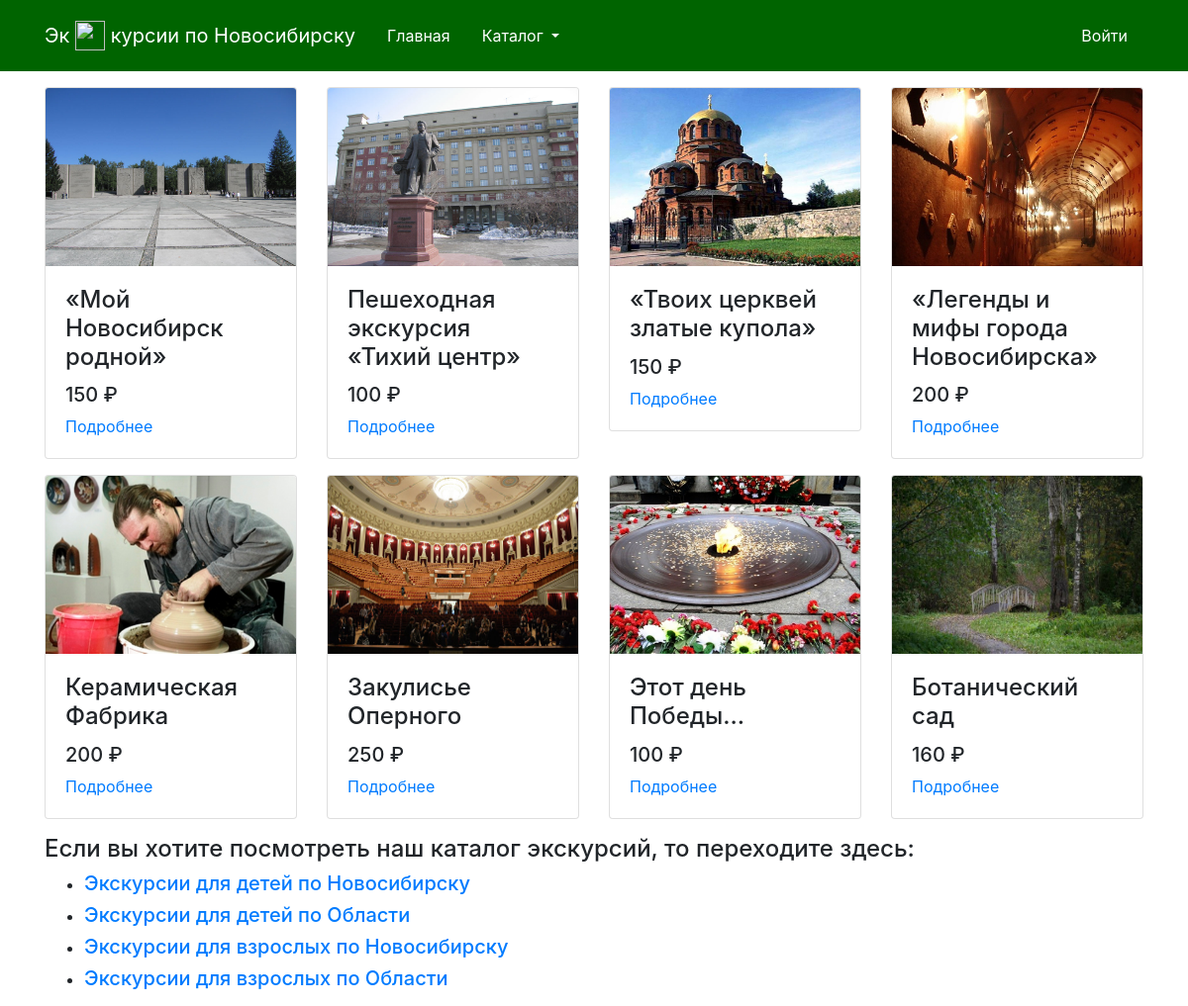
/category.php?id_category=3, run on the app's committed database.
### tables this page shows
CREATE TABLE IF NOT EXISTS `products` (
  `id` int(10) unsigned NOT NULL AUTO_INCREMENT,
  `name` varchar(255) NOT NULL,
  `slug` varchar(50) NOT NULL,
  `id_category` int(10) unsigned NOT NULL,
  `img` varchar(255) DEFAULT NULL,
  `description` text DEFAULT NULL,
  `price` int(11) DEFAULT NULL,
  PRIMARY KEY (`id`),
  KEY `FK_products_category` (`id_category`),
  CONSTRAINT `FK_products_category` FOREIGN KEY (`id_category`) REFERENCES `category` (`id`)
);

CREATE TABLE IF NOT EXISTS `category` (
  `id` int(10) unsigned NOT NULL AUTO_INCREMENT,
  `name` varchar(50) NOT NULL,
  `slug` varchar(50) NOT NULL,
  PRIMARY KEY (`id`)
);

### category.php (the view)
<?php
require_once "template/header.php";
$query = 'SELECT * FROM `products` WHERE id_category=' . $_GET['id_category'];
$result = mysqli_query($conn, $query);
$products = mysqli_fetch_all($result, MYSQLI_ASSOC);
?>
    <? $j = 1;
       $count = 0; ?>
    <? foreach ($products as $key => $product): ?>
        <? if ($j == 1) {
            echo "<div class=\"row mt-3 mb-3\">";
        } ?>
        <div class='col-3'>
            <div class='card'>
            <img src="<?php echo $product ['img']?>" alt="" width="150"height="180" class="card-img-top">
                <div class="card-body">
                    <h4 class="card-title"><?= $product ['name']?></h4>
                    <h5 class="card-text"><?= $product ['price']?> ₽</h5>
                    <a href="/product.php?id=<?= $product['id'] ?>">Подробнее</a>
                </div>
            </div>
        </div>
        <? $count++;
        if ($j == 4 or $count >= count($products)) {
            echo "</div>";
            $j = 0;
        }
        $j++; ?>
    <? endforeach; ?>
<?php
require_once "template/menu.php";
require_once "template/footer.php";
?>

### template/menu.php
<?php
$query = "SELECT * FROM `category`";
$result = mysqli_query($conn, $query);
$categories = mysqli_fetch_all($result, MYSQLI_ASSOC);
?>
<div class='row'>
    <div class='col-12'>
        <h4> Если вы хотите посмотреть наш каталог экскурсий, то переходите здесь: </h4>
        <ul type="disk">
            <?php foreach ($categories as $key => $category) : ?>
                <li>
                    <h5><a href='/category.php?id_category=<?= $category['id'] ?>'><?= $category['name'] ?></a></h5>
                </li>
            <?php endforeach; ?>
        </ul>
    </div>
</div>

### data on the page
products: img (picture), name "«Мой Новосибирск родной»", price "150"
products: img (picture), name "Пешеходная экскурсия «Тихий центр»", price "100"
products: img (picture), name "«Твоих церквей златые купола»", price "150"
products: img (picture), name "«Легенды и мифы города Новосибирска»", price "200"
products: img (picture), name "Керамическая Фабрика", price "200"
products: img (picture), name "Закулисье Оперного", price "250"
products: img (picture), name "Этот день Победы...", price "100"
products: img (picture), name "Ботанический сад", price "160"
category: name "Экскурсии для детей по Новосибирску"
category: name "Экскурсии для детей по Области"
category: name "Экскурсии для взрослых по Новосибирску"
category: name "Экскурсии для взрослых по Области"
